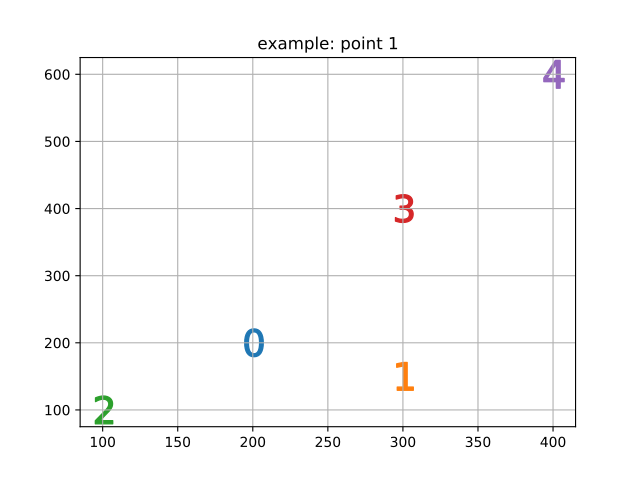

Python code for this plot:
import matplotlib.pyplot as plt
import numpy as np
from ubcs_auxiliary import numerical
row = np.asarray([100, 200,400, 600, 150])
col = np.asarray([100, 200,300, 400, 300])
nn = numerical.nearest_neibhour(row = row, col = col)
plt.grid()
for i in range(len(nn[1])):
   plt.scatter(col[nn[1,i]],row[nn[1,i]], s=400, marker = f'${i}$')
plt.title('example: point 1')
plt.show()
